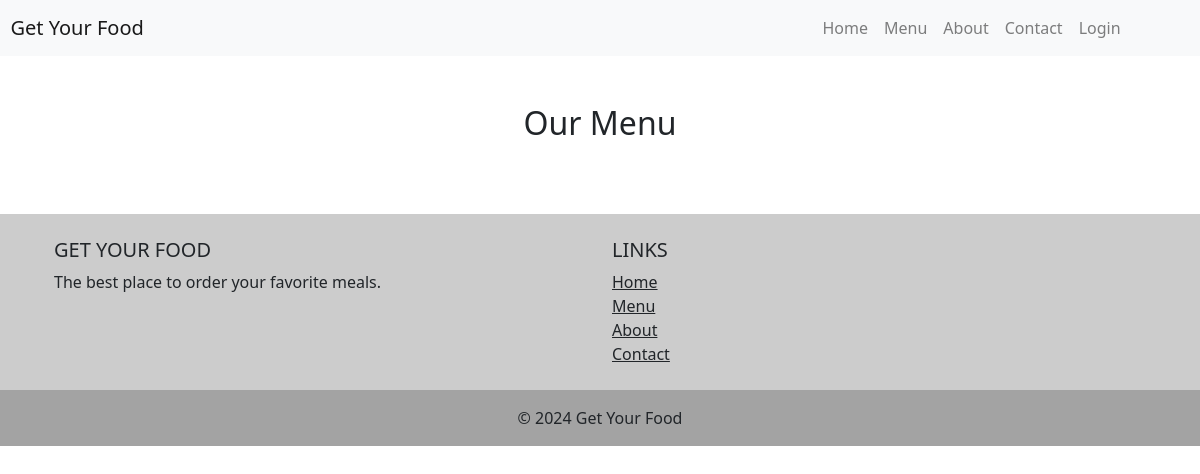
Before: /menu/ with the older database file.
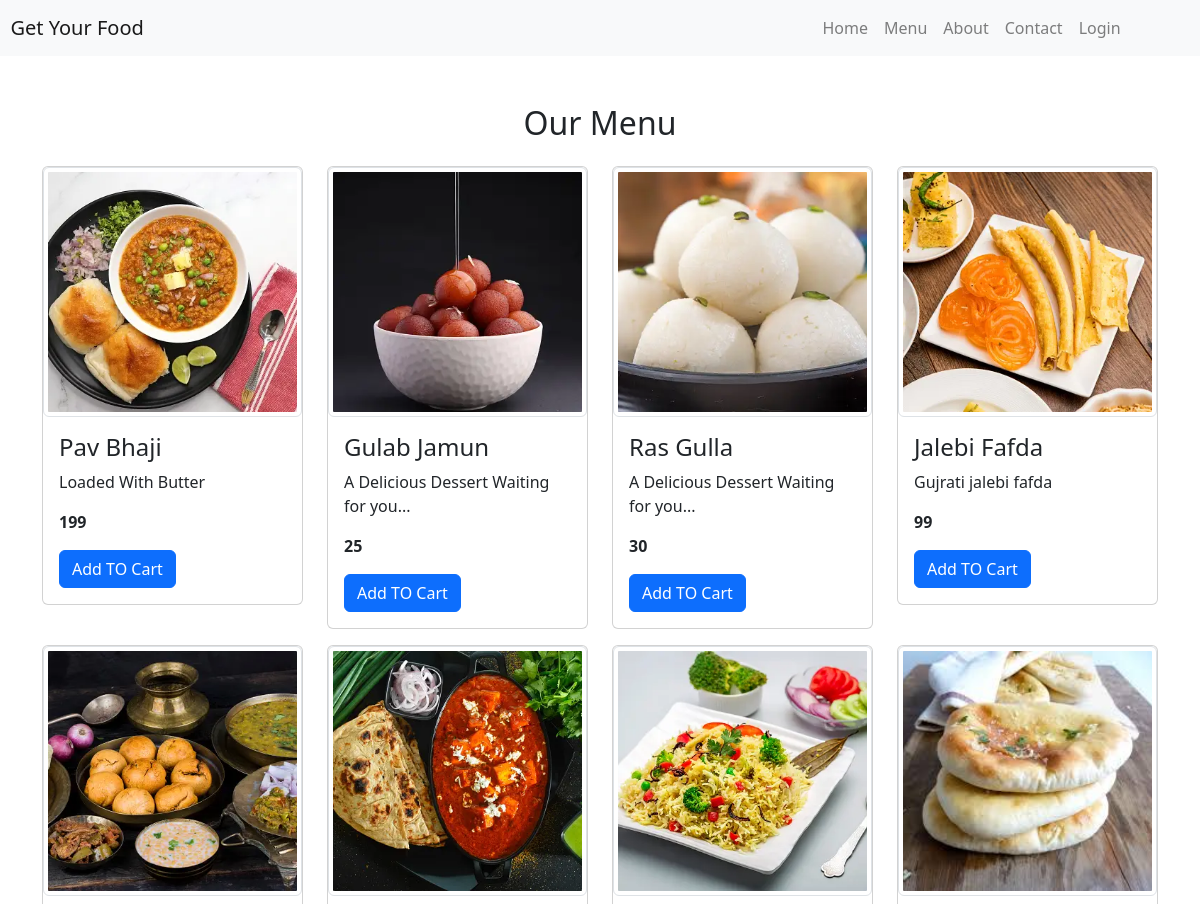
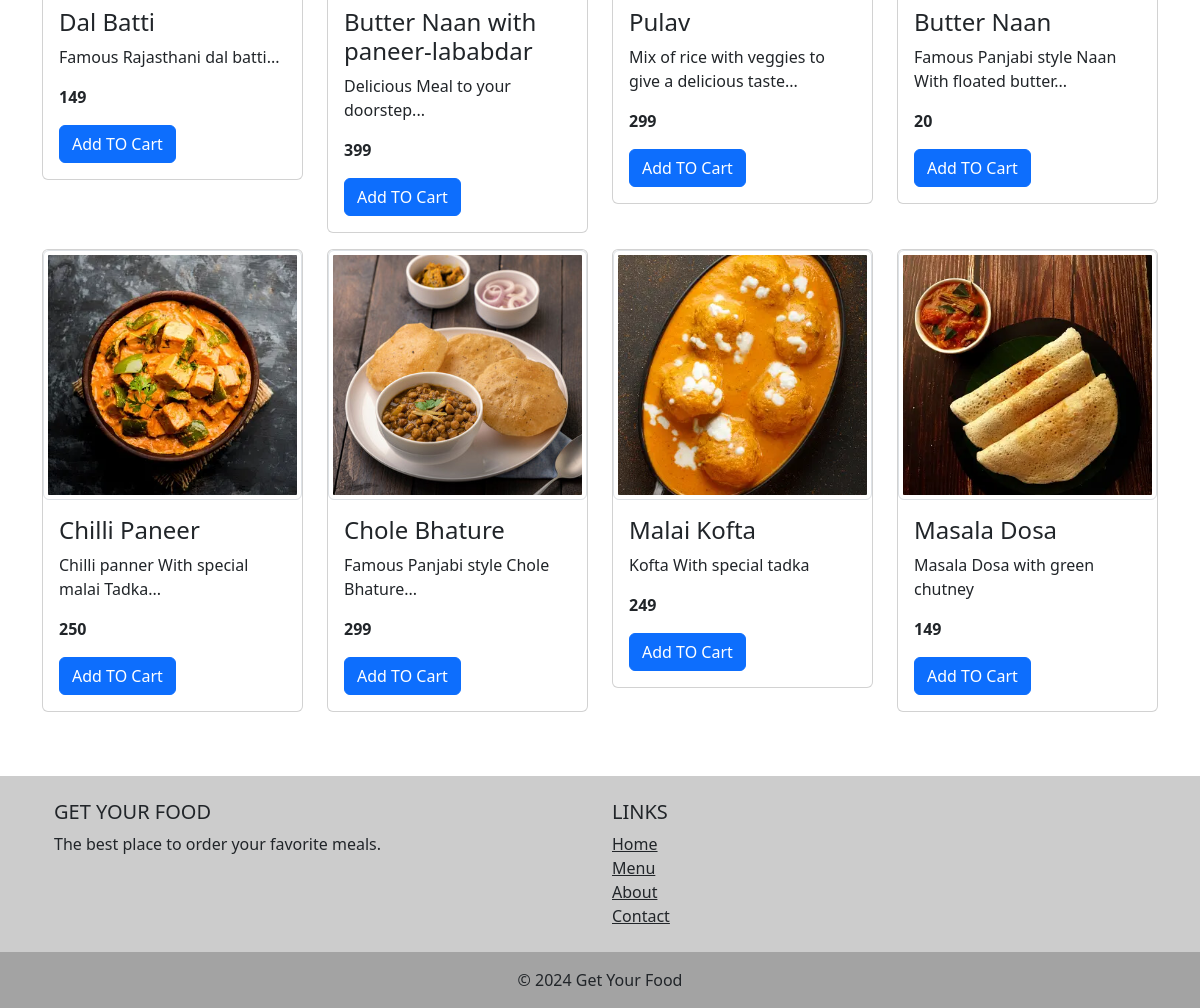
After: the same page with the newer database file (2 pictures, top to bottom).
### myapp/models.py (models this page shows, shortened)
class Product(models.Model):
    name = models.CharField(max_length=100)
    price = models.IntegerField(default=0)
    description = models.CharField(max_length=100)
    image = models.ImageField(upload_to='images/')
    category = models.ForeignKey(Category, on_delete=models.CASCADE)
    class Meta:
        ordering = ['category']

### myapp/views.py (the view, shortened to what this page needs)
# urls.py: path('menu/', views.Menu.as_view(), name='menu'),
class Menu(View):
    def get(self, requset):
        products = Product.objects.all()
        return render(requset, 'menu.html', {'products': products})

### myapp/templates/menu.html (shortened to what this page needs)
{% extends 'base.html' %}
{% block content %}
<div class="container my-5">
    <h2 class="text-center mb-4">Our Menu</h2>
    <div class='row'>
    {% for product in products %}
        <div class="col-md-3 mb-3">
            <div class="card">
                <img class="img-thumbnail fixed-size-img" src="{{product.image.url}}" class="card-img-top" alt="...">
                <div class="card-body">
                    <h4 class="card-title">{{product.name}}</h4>
                    <p class="card-text">{{product.description}}</p>
                    <p class="card-text"><strong>{{product.price}}</strong></p>
                    <form method='post'>
                        <button type='submit' class="btn btn-primary">Add TO Cart</button>
                    </form>
                </div>
            </div>
        </div>
    {% endfor %}
    </div>
</div>
{% endblock %}

### myapp/templates/base.html (shortened to what this page needs)
{% load static %}
<!DOCTYPE html>
<html lang="en">
<head>
    <link href="https://stackpath.bootstrapcdn.com/bootstrap/4.5.2/css/bootstrap.min.css" rel="stylesheet">
    <link href="https://cdnjs.cloudflare.com/ajax/libs/font-awesome/5.15.4/css/all.min.css" rel="stylesheet">
    <link href="https://cdn.jsdelivr.net/npm/bootstrap@5.3.0/dist/css/bootstrap.min.css" rel="stylesheet">
    <link href="{% static '/style.css' %}" rel="stylesheet">
</head>
<body>
    <nav class="navbar navbar-expand-lg navbar-light bg-light">
        <a class="navbar-brand" href="#">&nbsp;&nbsp;Get Your Food</a>
        <div class="collapse navbar-collapse" id="navbarNav">
            <ul class="navbar-nav ml-auto">
                <li class="nav-item">
                    <a class="nav-link" href="{% url 'home' %}">Home</a>
                </li>
                <li class="nav-item">
                    <a class="nav-link" href="{% url 'menu' %}">Menu</a>
                </li>
                <li class="nav-item">
                    <a class="nav-link" href="{% url 'about' %}">About</a>
                </li>
                <li class="nav-item">
                    <a class="nav-link" href="{% url 'contact' %}">Contact</a>
                </li>
                <li class="nav-item">
                    {% if request.user.is_authenticated %}
                            <li class="nav-item dropdown">
                                <a class="nav-link dropdown-toggle" data-bs-toggle="dropdown" href="#" role="button" aria-expanded="false">{{user| upper}}</a>
                                <ul class="dropdown-menu">
                                <li><a class="dropdown-item" href="{% url 'profile' %}">My Account</a></li>
                                <li><a class="dropdown-item" href="{% url 'cart' %}">Your Cart</a></li>
                                <li><a class="dropdown-item" href="{% url 'change_password' %}">Change Password</a></li>
                                <li><hr class="dropdown-divider"></li>
                                <li><a class="dropdown-item" href="{% url 'logout' %}">Logout</a></li>
                                </ul>
                            </li>
                    {% else %}
                        <a class="nav-link" href="{% url 'login' %}">Login</a>
                    {% endif %}
                </li>
                <li class="nav-item">
                </li>
            </ul>
        </div>
    </nav>
    {% block content %}
    {% endblock %}
    <footer class="text-center text-lg-start" style="background-color: rgba(0, 0, 0, 0.2);">
        <div class="container p-4">
            <div class="row">
                <div class="col-lg-6 col-md-12 mb-4 mb-md-0">
                    <h5 class="text-uppercase">Get Your Food</h5>
                    <p>
                        The best place to order your favorite meals.
                    </p>
                </div>
                <div class="col-lg-6 col-md-12 mb-4 mb-md-0">
                    <h5 class="text-uppercase">Links</h5>
                    <ul class="list-unstyled mb-0">
                        <li>
                            <a href="{% url 'home' %}" class="text-dark">Home</a>
                        </li>
                        <li>
                            <a href="{% url 'menu' %}" class="text-dark">Menu</a>
                        </li>
                        <li>
                            <a href="{% url 'about' %}" class="text-dark">About</a>
                        </li>
                        <li>
                            <a href="{% url 'contact' %}" class="text-dark">Contact</a>
                        </li>
                    </ul>
                </div>
            </div>
        </div>
        <div class="text-center p-3" style="background-color: rgba(0, 0, 0, 0.2);">
            © 2024 Get Your Food
        </div>
    </footer>
</body>
</html>

### myapp/static/style.css (style rules this page uses)
.fixed-size-img { width: 100%; height: 250px; object-fit: cover; }

Changed rows visible on the page:
added Product: image (picture), name "Pav Bhaji", description "Loaded With Butter", price "199"
added Product: image (picture), name "Gulab Jamun", description "A Delicious Dessert Waiting for you...", price "25"
added Product: image (picture), name "Ras Gulla", description "A Delicious Dessert Waiting for you...", price "30"
added Product: image (picture), name "Jalebi Fafda", description "Gujrati jalebi fafda", price "99"
added Product: image (picture), name "Dal Batti", description "Famous Rajasthani dal batti...", price "149"
added Product: image (picture), name "Butter Naan with paneer-lababdar", description "Delicious Meal to your doorstep...", price "399"
added Product: image (picture), name "Pulav", description "Mix of rice with veggies to give a delicious taste...", price "299"
added Product: image (picture), name "Butter Naan", description "Famous Panjabi style Naan With floated butter...", price "20"
added Product: image (picture), name "Chilli Paneer", description "Chilli panner With special malai Tadka...", price "250"
added Product: image (picture), name "Chole Bhature", description "Famous Panjabi style Chole Bhature...", price "299"
added Product: image (picture), name "Malai Kofta", description "Kofta With special tadka", price "249"
added Product: image (picture), name "Masala Dosa", description "Masala Dosa with green chutney", price "149"
